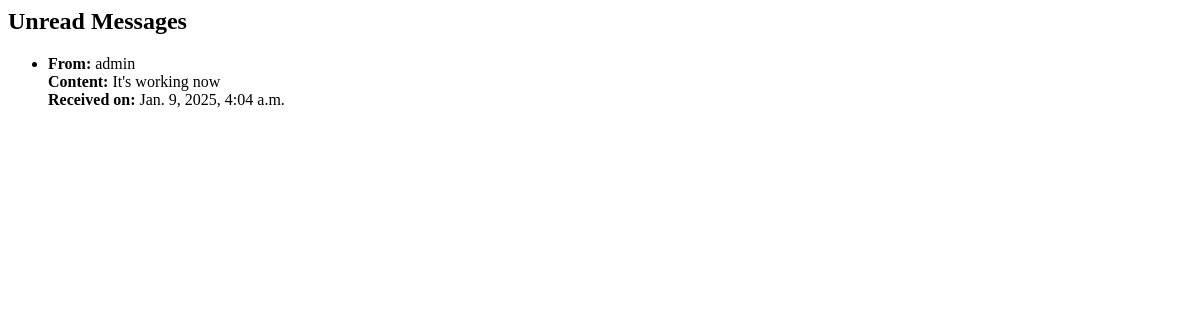
Before: /unread-messages/ (signed in) with the older database file.
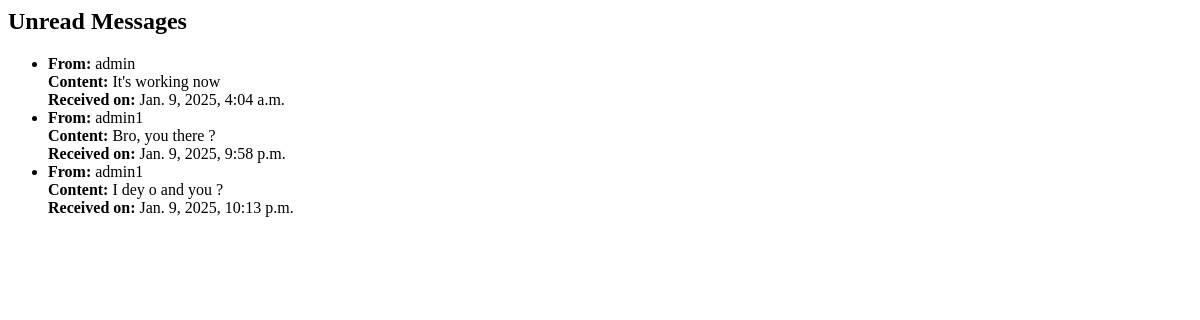
After: the same page with the newer database file.
### messaging/models.py (models this page shows, shortened)
class Message(models.Model):
    sender = models.ForeignKey(User, related_name='sent_messages', on_delete=models.CASCADE)
    receiver = models.ForeignKey(User, related_name='received_messages', on_delete=models.CASCADE)
    content = models.TextField()
    timestamp = models.DateTimeField(auto_now_add=True)
    edited = models.BooleanField(default=False)
    read = models.BooleanField(default=False)
    parent_message = models.ForeignKey(
        "self", null=True, blank=True, on_delete=models.CASCADE, related_name="replies"
    )
    objects = models.Manager()
    unread = UnreadMessagesManager()

### messaging/views.py (the view)
# urls.py: path('unread-messages/', unread_messages_view, name='unread_messages'),
@login_required
def unread_messages_view(request):
    unread_messages = Message.unread.unread_for_user(request.user).only('sender', 'content', 'timestamp')
    return render(request, 'chat/unread_messages.html', {'unread_messages': unread_messages})

### messaging/managers.py (called while the page is built)
    def get_queryset(self):
        return super().get_queryset().filter(read=False)

    def unread_for_user(self, user):
        return self.get_queryset().filter(receiver=user).only('sender', 'content', 'timestamp')

### messaging/templates/chat/unread_messages.html
<h2>Unread Messages</h2>
<ul>
    {% for message in unread_messages %}
        <li>
            <strong>From:</strong> {{ message.sender }}<br>
            <strong>Content:</strong> {{ message.content }}<br>
            <strong>Received on:</strong> {{ message.timestamp }}
        </li>
    {% empty %}
        <li>No unread messages</li>
    {% endfor %}
</ul>

Changed rows visible on the page:
added Message: sender "admin1", content "Bro, you there ?", timestamp "Jan. 9, 2025, 9:58 p.m."
added Message: sender "admin1", content "I dey o and you ?", timestamp "Jan. 9, 2025, 10:13 p.m."
